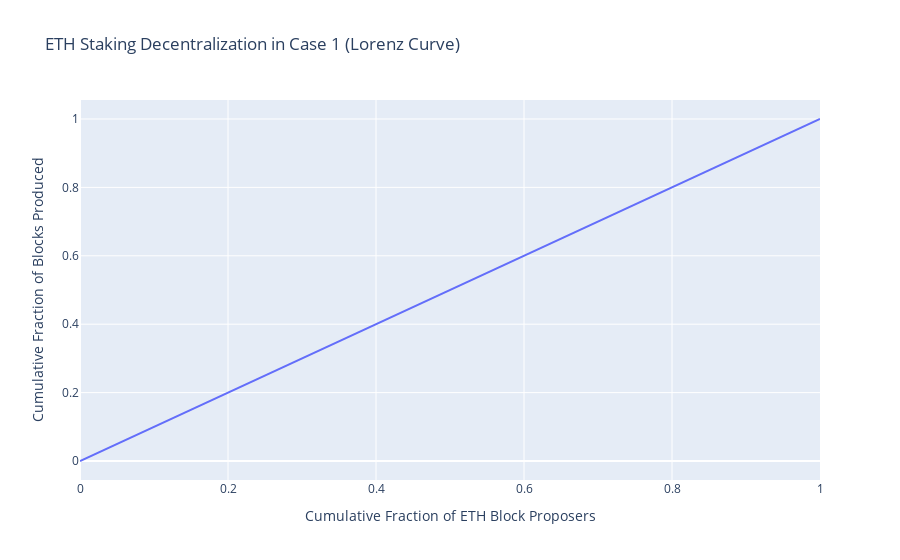
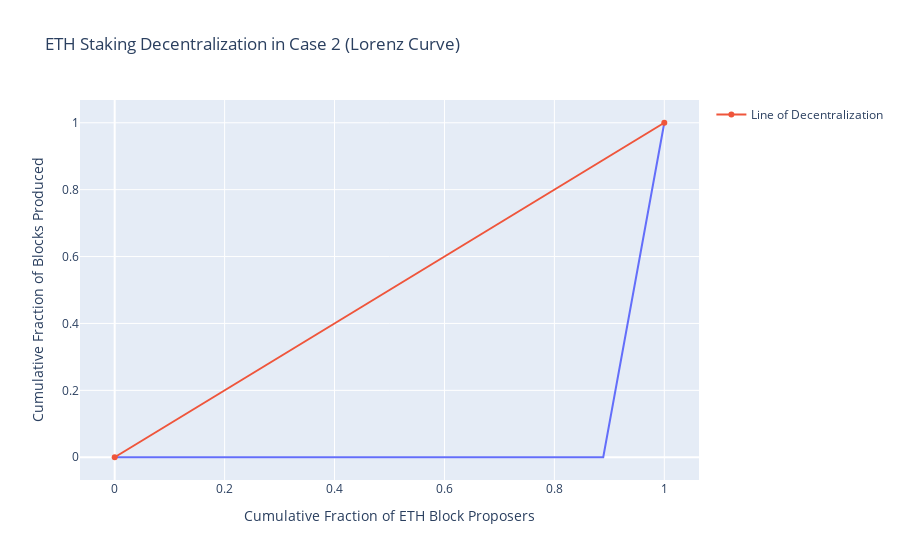

These figures' notebook cell, in order:
### Markdown cell above
In traditional economics, the Gini coefficient or the Gini index is a measure of wealth inequalities that exist within a given population. 

The Lorenz curve is essentially the graph that is obtained from plotting the cumulative % of the population  to the cumulative % of wealth or participation. The basic concept is put forth in this diagram below [Also explained in more detail with 2 examples later in the same section]: 

![image.png](attachment:d9ad5afc-9e25-429e-9206-8caa2d7c56ad.png)

Subsiquently, the formula to calculate the Gini coefficient is as follows [Also explained in more detail with 2 examples later in the same section]::

![image.png](attachment:0d62d5f0-5ff2-41ad-9aa3-a5366feb16f6.png)

In order to calculate the decentralization of Blockchain systems, the "wealth inequlaity" can be compared to inequalities in the distribution of block rewards for honest block proposers and the population can be compared to active validators in ETH staking. 

To get a better understanding of this metric let us consider the following 2 examples:

1) **CASE 1**: Consider a situation where there are 10 staking entities which control equal amounts of ETH staked in the Beacon Chain. Thus according to the [specs](https://github.com/ethereum/eth2.0-specs), all block proposer rewards should be split equally among them.

2) **CASE 2**: Consider a situation where there are 10 staking entities among which on entity controls almost all (around 99%) the ETH staked in the Beacon Chain. Thus, most of the block proposer rewards should be go to validators that belong to that entity, and in a given timeframe it can be argued that it is likely that all blocks produced in that timeframe are by proposers belonging to this entity. 

The Lorenz curve for these two situations would look something like this:

### Code cell
#In order to run this chunk of code please run the blocks of code contaning the function definitions first (later in the notebook)

list_case_1 = np.array([1,1,1,1,1,1,1,1,1])
list_case_2 = np.array([0,0,0,0,0,0,0,0,1]) 

lorenz_curve_case_1 = lorenz(list_case_1)
lorenz_curve_case_2 = lorenz(list_case_2)


fig = px.line(y = lorenz_curve_case_1, x = lorenz_curve_case_1, title = "ETH Staking Decentralization in Case 1 (Lorenz Curve)", labels = {"x": "Cumulative Fraction of ETH Block Proposers", "y": "Cumulative Fraction of Blocks Produced"})
#fig.add_scatter(x = [0,1], y = [0,1], name = "Line of Decentralization")
fig.show()

fig = px.line(y = lorenz_curve_case_2 , x = lorenz_curve_case_1, title = "ETH Staking Decentralization in Case 2 (Lorenz Curve)", labels = {"x": "Cumulative Fraction of ETH Block Proposers", "y": "Cumulative Fraction of Blocks Produced"})
fig.add_scatter(x = [0,1], y = [0,1], name = "Line of Decentralization")
fig.show()

### Figure 1 — Plotly figure (JSON) as saved in the notebook; plotly's stock layout.template omitted (floating-point values rounded to 4 significant figures)
{"data": [{"hovertemplate": "Cumulative Fraction of ETH Block Proposers=%{x}<br>Cumulative Fraction of Blocks Produced=%{y}<extra></extra>", "legendgroup": "", "line": {"color": "#636efa", "dash": "solid"}, "mode": "lines", "name": "", "orientation": "v", "showlegend": false, "type": "scatter", "x": [0, 0.1111, 0.2222, 0.3333, 0.4444, 0.5556, 0.6667, 0.7778, 0.8889, 1], "xaxis": "x", "y": [0, 0.1111, 0.2222, 0.3333, 0.4444, 0.5556, 0.6667, 0.7778, 0.8889, 1], "yaxis": "y"}], "layout": {"autosize": true, "legend": {"tracegroupgap": 0}, "title": {"text": "ETH Staking Decentralization in Case 1 (Lorenz Curve)"}, "xaxis": {"anchor": "y", "autorange": true, "domain": [0, 1], "range": [0, 1], "title": {"text": "Cumulative Fraction of ETH Block Proposers"}, "type": "linear"}, "yaxis": {"anchor": "x", "autorange": true, "domain": [0, 1], "range": [-0.05556, 1.056], "title": {"text": "Cumulative Fraction of Blocks Produced"}, "type": "linear"}}}

### Figure 2 — Plotly figure (JSON) as saved in the notebook; plotly's stock layout.template omitted (floating-point values rounded to 4 significant figures)
{"data": [{"hovertemplate": "Cumulative Fraction of ETH Block Proposers=%{x}<br>Cumulative Fraction of Blocks Produced=%{y}<extra></extra>", "legendgroup": "", "line": {"color": "#636efa", "dash": "solid"}, "mode": "lines", "name": "", "orientation": "v", "showlegend": false, "type": "scatter", "x": [0, 0.1111, 0.2222, 0.3333, 0.4444, 0.5556, 0.6667, 0.7778, 0.8889, 1], "xaxis": "x", "y": [0, 0, 0, 0, 0, 0, 0, 0, 0, 1], "yaxis": "y"}, {"name": "Line of Decentralization", "type": "scatter", "x": [0, 1], "y": [0, 1]}], "layout": {"autosize": true, "legend": {"tracegroupgap": 0}, "title": {"text": "ETH Staking Decentralization in Case 2 (Lorenz Curve)"}, "xaxis": {"anchor": "y", "autorange": true, "domain": [0, 1], "range": [-0.06425, 1.064], "title": {"text": "Cumulative Fraction of ETH Block Proposers"}, "type": "linear"}, "yaxis": {"anchor": "x", "autorange": true, "domain": [0, 1], "range": [-0.07325, 1.073], "title": {"text": "Cumulative Fraction of Blocks Produced"}, "type": "linear"}}}
